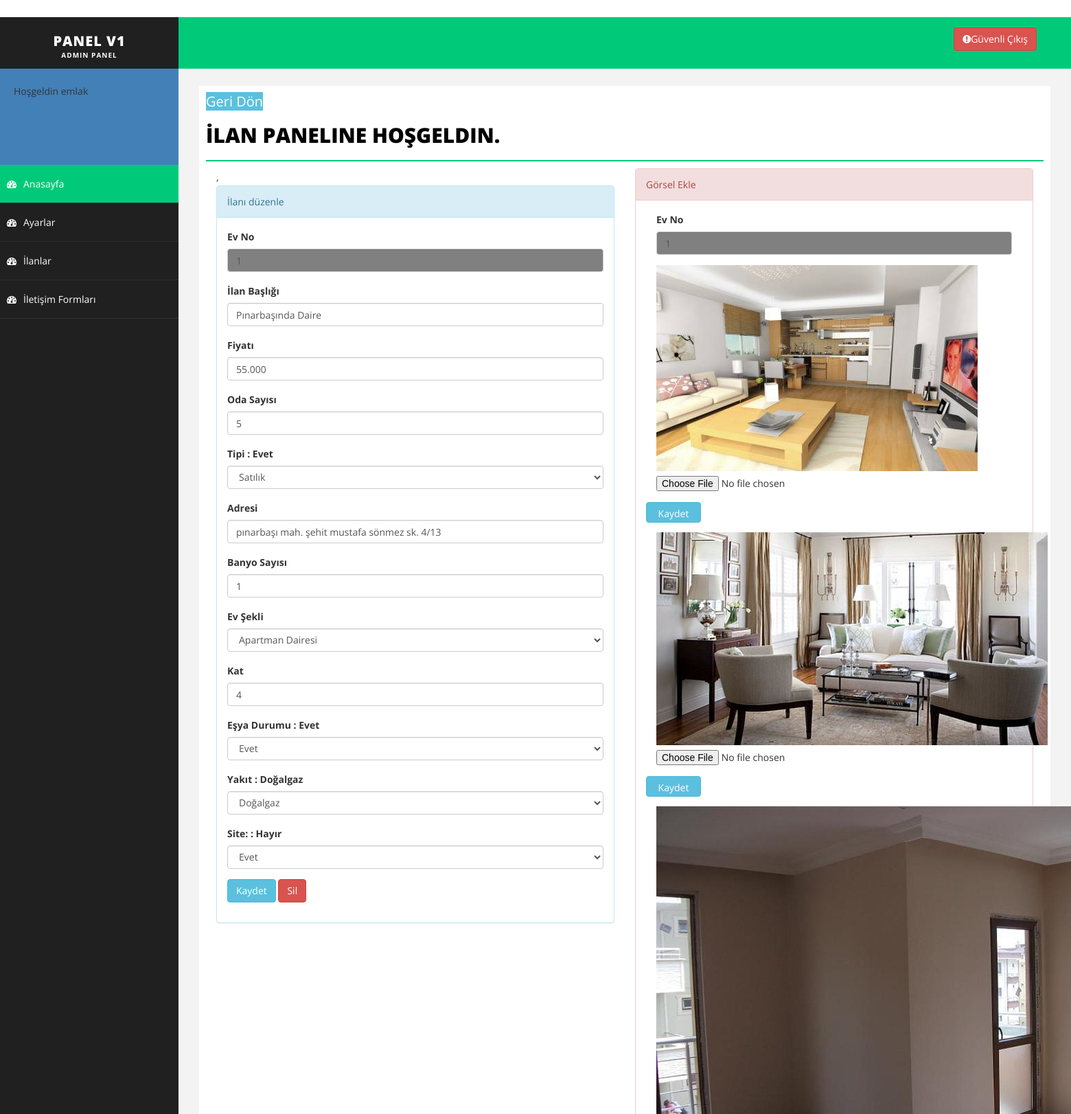
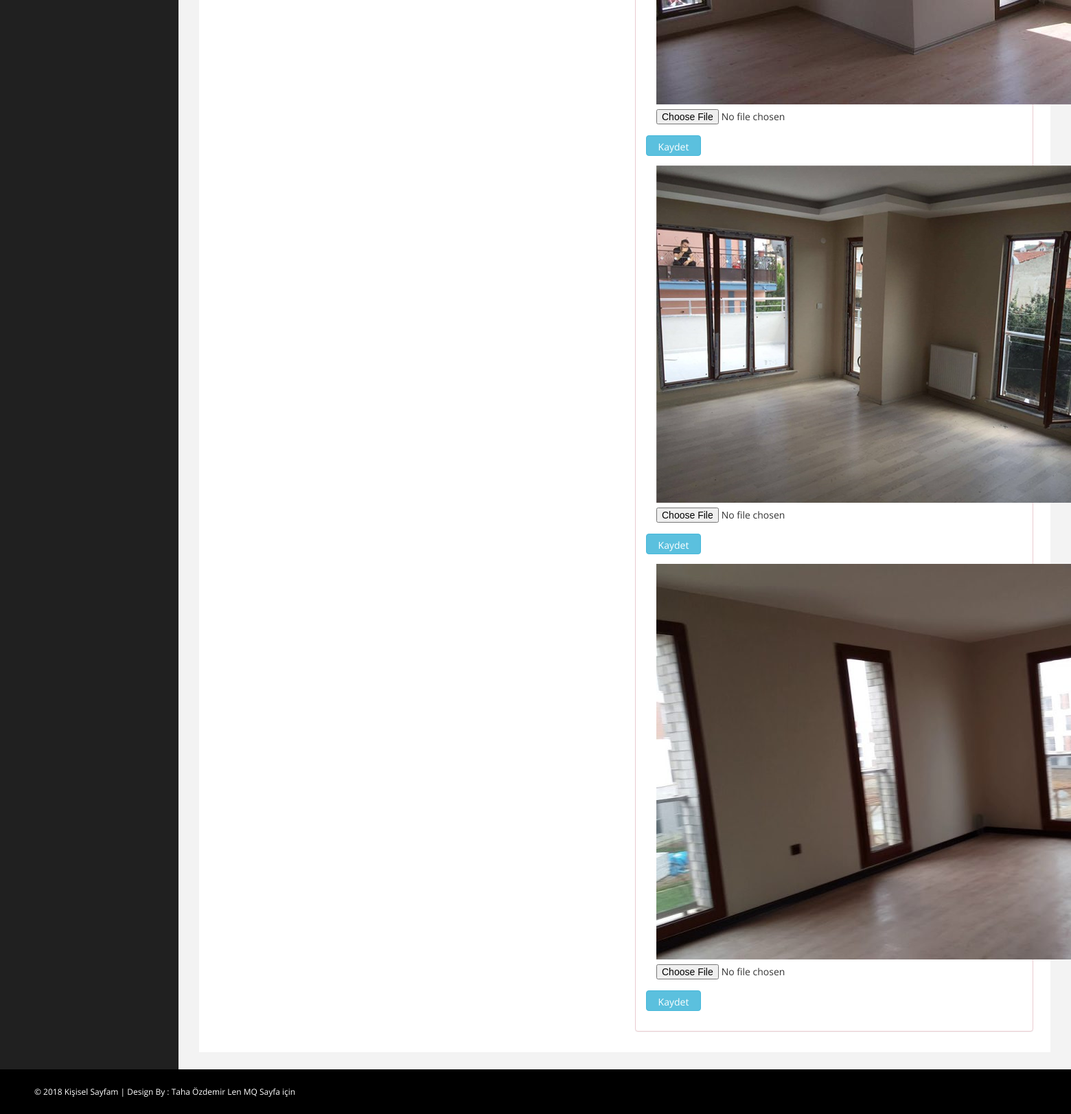
Page /admin/edit.php?ev_id=1 (signed in) on the committed database (2 pictures, top to bottom).
### tables this page shows
CREATE TABLE `ev` (
  `ev_id` int(11) NOT NULL,
  `ev_fiyat` decimal(15,3) NOT NULL,
  `ev_oda` int(1) NOT NULL,
  `ev_tip` varchar(20) NOT NULL,
  `ev_adres` varchar(200) NOT NULL,
  `ev_baslik` varchar(200) NOT NULL,
  `ev_sekil` varchar(50) NOT NULL,
  `ev_esya` varchar(50) NOT NULL,
  `ev_banyo` int(1) NOT NULL,
  `ev_kat` int(2) NOT NULL,
  `ev_yakit` varchar(50) NOT NULL,
  `ev_site` varchar(50) NOT NULL,
  `resim_url1` varchar(55) NOT NULL,
  `resim_url2` varchar(55) NOT NULL,
  `resim_url3` varchar(55) NOT NULL,
  `resim_url4` varchar(55) NOT NULL,
  `resim_url5` varchar(55) NOT NULL
);

### admin/edit.php (the view, shortened to what this page needs)
<?php include 'header.php';
?>
<?php include 'sidebar.php';
?>
<div id="page-wrapper">
  <div id="page-inner">
    <div class="row">
      <div class="col-md-12">
                <a class="btn-info" style="font-size: 20px;"  href="ilanlar.php">Geri Dön</a>
        <h1 class="page-head-line">İlan paneline hoşgeldin.</h1>
        <div class="col-md-6 col-sm-6 col-xs-12">,
         <div class="panel panel-info">
          <div class="panel-heading">
            <?php
            if($_GET['ydurum']=="basarili")
              {?>
                <h1 class style="color:green; font-size: 20px;" ="page-subhead-line">İlan eklendi</h1>
                <?php
              }
              else
                {?>
                  İlanı düzenle
                <?php } ?>
              </div>
              <div class="panel-body">
               <?php
               $evsor=mysql_query("select *from ev where ev_id=".$_GET[ev_id]."");
               $evcek=mysql_fetch_assoc($evsor);
               $ev_id=$_GET[ev_id];
               ?>
               <form action="netting\islem.php" method="POST" >
                 <div class="form-group">
                  <label>Ev No</label>
                  <input id="disabledInput" class="form-control" name="ev_id" type="number" style="background-color: grey" value="<?php echo $ev_id ?>">
                </div>
                <div class="form-group">
                  <label>İlan Başlığı</label>
                  <input class="form-control" name="ev_baslik" required="" type="text" value="<?php echo $evcek['ev_baslik']; ?>">
                </div>
                <div class="form-group">
                  <label>Fiyatı</label>
                  <input class="form-control" name="ev_fiyat" required="" type="number" value="<?php echo $evcek['ev_fiyat']; ?>">
                </div>
                <div class="form-group">
                  <label>Oda Sayısı</label>
                  <input class="form-control" name="ev_oda" required="" type="number" value="<?php echo $evcek['ev_oda']; ?>">
                </div>
                <div class="form-group">
                  <label>Tipi <b> : <?php echo $evcek['ev_esya']; ?></b></label>
                  <select class="form-control"name="ev_tip" required="" type="text" value="<?php echo $evcek['ev_tip']; ?>">
                    <option>Satılık</option>
                  </select>
                </div>
                <div class="form-group">
                  <label>Adresi</label>
                  <input class="form-control" name="ev_adres" required="" type="text" value="<?php echo $evcek['ev_adres']; ?>">
                </div>
                <div class="form-group">
                  <label>Banyo Sayısı</label>
                  <input class="form-control" name="ev_banyo" required="" type="number" value="<?php echo $evcek['ev_banyo']; ?>">
                </div>
                <div class="form-group">
                  <label>Ev Şekli</label>
                  <select class="form-control"  name="ev_sekil" type="text"  value="<?php echo $evcek['ev_sekil']; ?>">
                    <option>Apartman Dairesi</option>
                  </select>
                </div>
                <div class="form-group">
                  <label>Kat</label>
                  <input class="form-control" name="ev_kat" required="" type="number"  value="<?php echo $evcek['ev_kat']; ?>">
                </div>
                <div class="form-group">
                  <label>Eşya Durumu <b> : <?php echo $evcek['ev_esya']; ?></b></label>
                  <select class="form-control"  name="ev_esya" type="text" value="<?php echo $evcek['ev_esya']; ?>">
                    <option>Evet</option>
                  </select>
                </div>
                <div class="form-group">
                  <label>Yakıt <b> : <?php echo $evcek['ev_yakit']; ?></b></label>
                  <select class="form-control"  name="ev_yakit" type="text">
                    <option>Doğalgaz</option>
                  </select>
                </div>
                <div class="form-group">
                  <label>Site: <b> : <?php echo $evcek['ev_site']; ?></b></label>
                  <select class="form-control"  name="ev_site" type="text" value="<?php echo $evcek['ev_site']; ?>">
                    <option>Evet</option>
                  </select>
                </div>
                <button type="submit"  name="ev_kaydet" class="btn btn-info">Kaydet </button>
                <button type="submit"  name="ev_sil" class="btn btn-danger">Sil </button>
              </form>
            </div>
          </div>
        </div>
        <div class="col-md-6 col-sm-12 col-xs-12">
         <div class="panel panel-danger">
          <div class="panel-heading">
           Görsel Ekle
         </div>
         <div class="panel-body">
           <form method="POST" action="netting/islem.php">
             <div class="form-group col-md-12">
               <div class="form-group">
                <label>Ev No</label>
                <input id="disabledInput" class="form-control" name="ev_id" type="number" style="background-color: grey" value="<?php echo $ev_id ?>">
              </div>
              <label for="file"><img src="../images/<?php echo $evcek['resim_url1'] ?>"></label>
              <input type="file" name="resim_url1" value="<?php echo $evcek['resim_url1'] ?>">
            </div>
            <button type="submit" name="url_kaydet1" class="btn btn-info" style="width: 80px;height: 30px; color: white; text-align: center;">Kaydet</button></form>
            <form method="POST" action="netting/islem.php">
             <div class="form-group col-md-12">
               <label for="file"><img src="../images/<?php echo $evcek['resim_url2'] ?>"></label>
               <input type="file" name="resim_url2" value="<?php echo $evcek['resim_url2'] ?>">
             </div>
             <button type="submit" name="url_kaydet2" class="btn btn-info" style="width: 80px;height: 30px; color: white; text-align: center;">Kaydet</button></form>
             <form method="POST" action="netting/islem.php">
               <div class="form-group col-md-12">
                 <label for="file"><img src="../images/<?php echo $evcek['resim_url3'] ?>"></label>
                 <input type="file" name="resim_url3" value="<?php echo $evcek['resim_url3'] ?>">
               </div>
               <button type="submit" name="url_kaydet3" class="btn btn-info" style="width: 80px;height: 30px; color: white; text-align: center;">Kaydet</button></form>
               <form method="POST" action="netting/islem.php">
                 <div class="form-group col-md-12">
                   <label for="file"><img src="../images/<?php echo $evcek['resim_url4'] ?>"></label>
                   <input type="file" name="resim_url4" value="<?php echo $evcek['resim_url4'] ?>">
                 </div>
                 <button type="submit" name="url_kaydet4" class="btn btn-info" style="width: 80px;height: 30px; color: white; text-align: center;">Kaydet</button></form>
                 <form method="POST" action="netting/islem.php">
                   <div class="form-group col-md-12">
                     <label for="file"><img src="../images/<?php echo $evcek['resim_url5'] ?>"></label>
                     <input type="file" name="resim_url5" value="<?php echo $evcek['resim_url5'] ?>">
                   </div>
                   <button type="submit" name="url_kaydet5" class="btn btn-info" style="width: 80px;height: 30px; color: white; text-align: center;">Kaydet</button></form>
                 </div>
               </div>
             </div>
           </div>
         </div>
       </div>
     </div>
   </div>
   <?php include 'footer.php';
   ?>

### admin/assets/css/basic.css (style rules this page uses)
body { font-family: 'Open Sans', sans-serif; line-height:25px; }
#page-wrapper { padding: 15px 15px; min-height: 600px; background: #F3F3F3; }
#page-inner { width: 100%; margin: 10px 20px 10px 0px; background-color: #fff!important; padding: 10px; min-height: 1200px; }
.page-head-line { font-size: 30px; text-transform: uppercase; color: #000; font-weight: 800; padding-bottom: 20px; border-bottom: 2px solid #00CA79; margin-bottom: 10px; }
@media (min-width:768px) { #page-wrapper { margin: 0 0 0 260px; padding: 15px 30px; min-height: 1200px; } }

### rows in the picture
ev: ev_baslik "Pınarbaşında Daire", ev_fiyat "55.000", ev_oda "5", ev_esya "Evet", ev_tip "Satılık", ev_adres "pınarbaşı mah. şehit mustafa sönmez sk. 4/13", ev_banyo "1", ev_sekil "Apartman Dairesi", ev_kat "4", ev_yakit "Doğalgaz", ev_site "Hayır", ev_site "Evet", resim_url1 (picture), resim_url2 (picture), resim_url3 (picture), resim_url4 (picture), resim_url5 (picture)

### other values in the picture
$_SESSION['admin_kadi'] "emlak"
